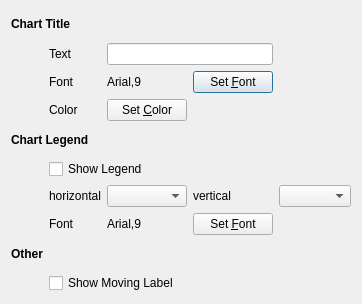
<?xml version="1.0" encoding="UTF-8"?>
<ui version="4.0">
 <class>axisGeneral</class>
 <widget class="QDialog" name="axisGeneral">
  <property name="geometry">
   <rect>
    <x>0</x>
    <y>0</y>
    <width>356</width>
    <height>304</height>
   </rect>
  </property>
  <property name="windowTitle">
   <string>GeneralSetting</string>
  </property>
  <layout class="QGridLayout" name="gridLayout">
   <item row="0" column="0" colspan="2">
    <widget class="QLabel" name="labelTitle">
     <property name="font">
      <font>
       <weight>75</weight>
       <bold>true</bold>
      </font>
     </property>
     <property name="text">
      <string>Chart Title</string>
     </property>
    </widget>
   </item>
   <item row="1" column="1">
    <widget class="QLabel" name="label_2">
     <property name="text">
      <string>Text</string>
     </property>
    </widget>
   </item>
   <item row="1" column="2" colspan="2">
    <widget class="QLineEdit" name="TextEdit"/>
   </item>
   <item row="2" column="1">
    <widget class="QLabel" name="label_3">
     <property name="text">
      <string>Font</string>
     </property>
    </widget>
   </item>
   <item row="2" column="2">
    <widget class="QLabel" name="labelFont">
     <property name="text">
      <string>Arial,9</string>
     </property>
    </widget>
   </item>
   <item row="2" column="3">
    <widget class="QPushButton" name="btnfont">
     <property name="text">
      <string>Set &amp;Font</string>
     </property>
    </widget>
   </item>
   <item row="3" column="1">
    <widget class="QLabel" name="label_5">
     <property name="text">
      <string>Color</string>
     </property>
    </widget>
   </item>
   <item row="3" column="2">
    <widget class="QPushButton" name="btnColor">
     <property name="text">
      <string>Set &amp;Color</string>
     </property>
    </widget>
   </item>
   <item row="4" column="0" colspan="2">
    <widget class="QLabel" name="labellegend">
     <property name="font">
      <font>
       <weight>75</weight>
       <bold>true</bold>
      </font>
     </property>
     <property name="text">
      <string>Chart Legend</string>
     </property>
    </widget>
   </item>
   <item row="5" column="1" colspan="2">
    <widget class="QCheckBox" name="checkBoxLegend">
     <property name="text">
      <string>Show Legend</string>
     </property>
     <property name="tristate">
      <bool>false</bool>
     </property>
    </widget>
   </item>
   <item row="6" column="1">
    <widget class="QLabel" name="label_7">
     <property name="text">
      <string>horizontal</string>
     </property>
    </widget>
   </item>
   <item row="6" column="2">
    <widget class="QComboBox" name="cmbLocationH"/>
   </item>
   <item row="6" column="3">
    <widget class="QLabel" name="label_4">
     <property name="text">
      <string>vertical</string>
     </property>
    </widget>
   </item>
   <item row="6" column="4">
    <widget class="QComboBox" name="cmbLocationV"/>
   </item>
   <item row="7" column="1">
    <widget class="QLabel" name="label_6">
     <property name="text">
      <string>Font</string>
     </property>
    </widget>
   </item>
   <item row="7" column="2">
    <widget class="QLabel" name="legendFontLabel">
     <property name="text">
      <string>Arial,9</string>
     </property>
    </widget>
   </item>
   <item row="7" column="3">
    <widget class="QPushButton" name="legendBtnfont">
     <property name="text">
      <string>Set &amp;Font</string>
     </property>
    </widget>
   </item>
   <item row="8" column="0">
    <widget class="QLabel" name="labelOther">
     <property name="font">
      <font>
       <weight>75</weight>
       <bold>true</bold>
      </font>
     </property>
     <property name="text">
      <string>Other</string>
     </property>
    </widget>
   </item>
   <item row="9" column="1" colspan="2">
    <widget class="QCheckBox" name="checkBoxMovtion">
     <property name="text">
      <string>Show Moving Label</string>
     </property>
     <property name="tristate">
      <bool>false</bool>
     </property>
    </widget>
   </item>
  </layout>
 </widget>
 <resources/>
 <connections/>
</ui>
